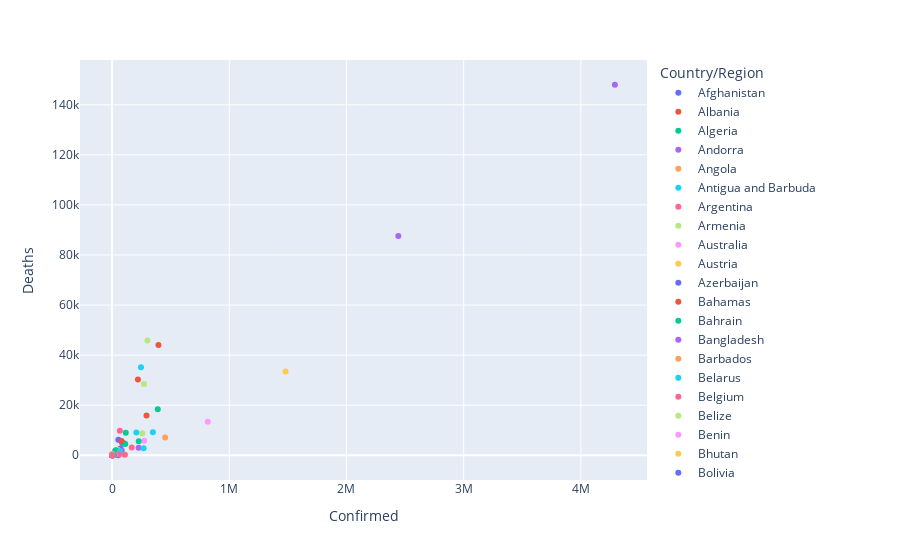

Notebook cell for this chart:
### Code cell
px.scatter(data , x = "Confirmed" , y = "Deaths" , color = "Country/Region")
